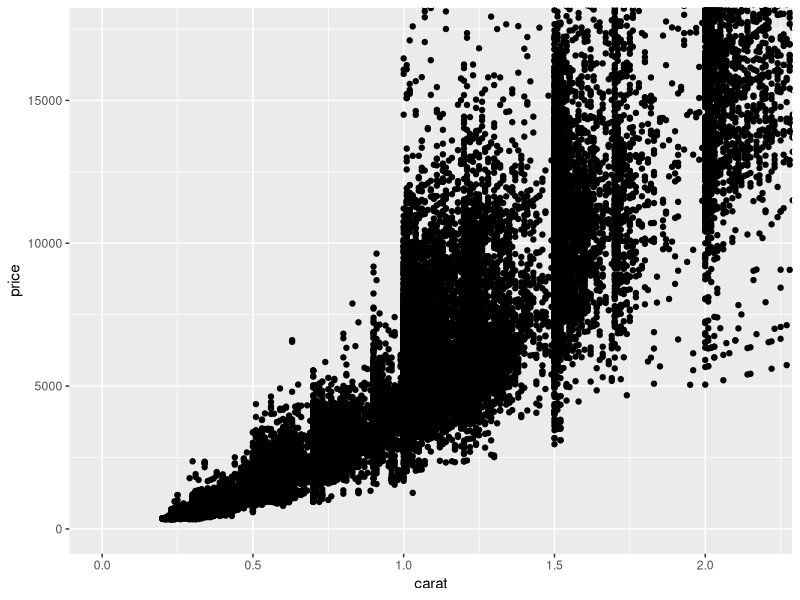
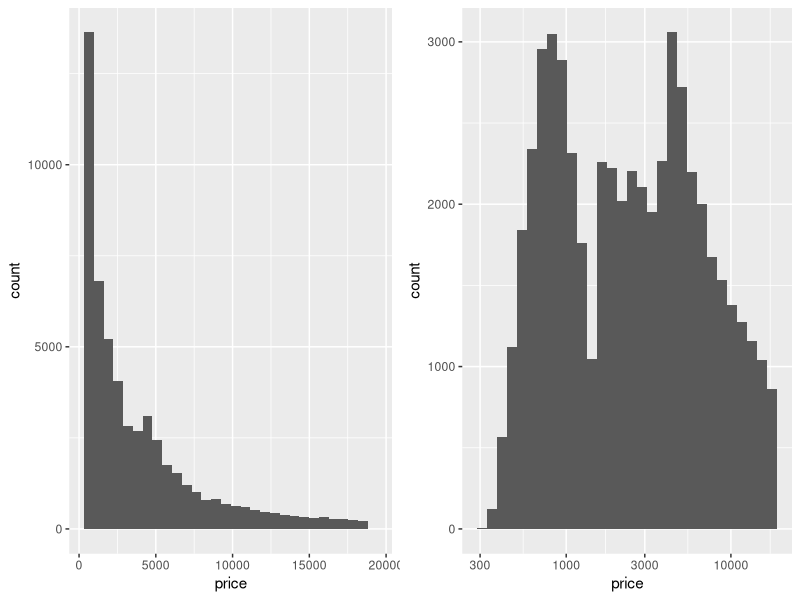
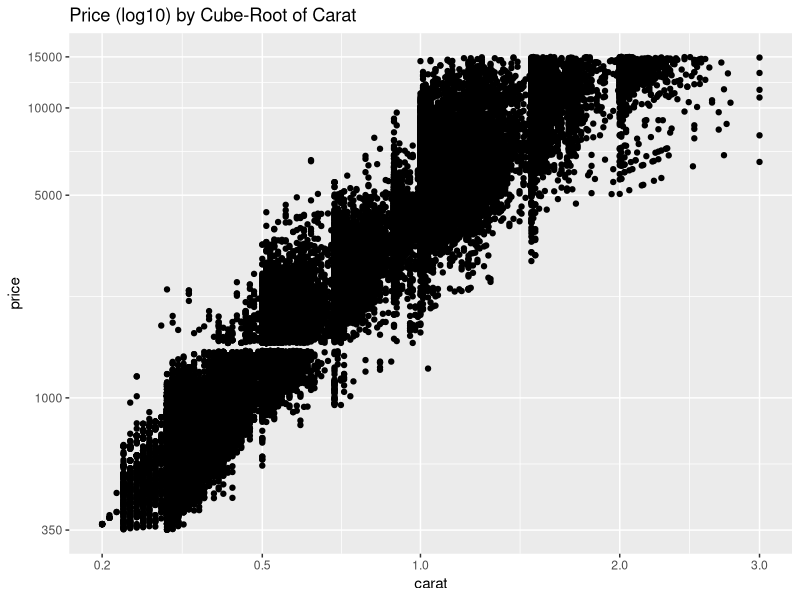

Source code (R) for these figures, in order:
## ---- chunk 1
library(ggplot2)
library(gridExtra)
library(scales)
## ---- chunk 2
ggplot(data=diamonds, aes(x=carat, y=price)) + geom_point() +
  coord_cartesian(xlim=c(0, quantile(diamonds$carat, 0.99)), ylim=c(0, quantile(diamonds$price, 0.99)))
## ---- chunk 3
plot1 <- ggplot(data=diamonds, aes(x=price)) + geom_histogram()
  ggtitle('Price')

plot2 <- ggplot(data=diamonds, aes(x=price)) + geom_histogram() + scale_x_log10()
  ggtitle('Price (log10)')

grid.arrange(plot1, plot2, ncol=2)
## ---- chunk 4
cuberoot_trans = function() trans_new('cuberoot', 
                                      transform = function(x) x^(1/3),
inverse = function(x) x^3)
## ---- chunk 5
ggplot(aes(carat, price), data = diamonds) + 
  geom_point() + 
  scale_x_continuous(trans = cuberoot_trans(), limits = c(0.2, 3),
                     breaks = c(0.2, 0.5, 1, 2, 3)) + 
  scale_y_continuous(trans = log10_trans(), limits = c(350, 15000),
                     breaks = c(350, 1000, 5000, 10000, 15000)) +
  ggtitle('Price (log10) by Cube-Root of Carat')
